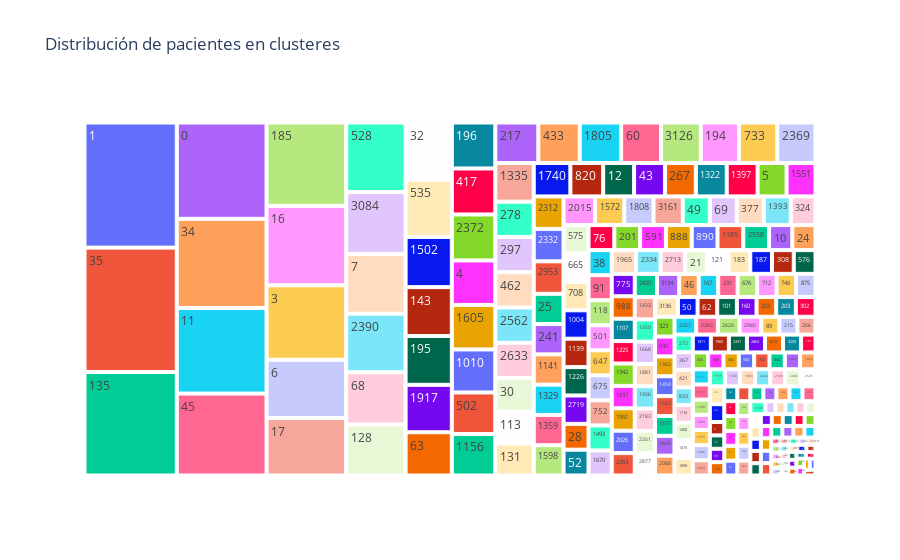

This figure's notebook cell:
### Markdown cell above
### 4.6.- Resumen de pertenencia de clusters por grupo de diabetes

### Code cell
# Miramos el histograma de cada categoria en detalle
data = clustering_df[clustering_df['diabetic_label'] == 0]['cluster_label'] 
plt.figure(figsize=(10, 10))
plt.hist(data, color="#5975A4", bins=len(clusters))
plt.title("Histograma de agrupacion de los valores en clusteres para No Diabeticos")
plt.xlabel("Clusters")
plt.ylabel("Frecuencia")
plt.show()


# Visualización de los valores de cluster_label 
ax= px.treemap(clustering_df[clustering_df['diabetic_label'] == 0],path=['cluster_label'],title="Distribución de pacientes en clusteres")
ax.show()

### Figure 1 — Plotly figure (JSON) as saved in the notebook; plotly's stock layout.template omitted (floating-point values rounded to 4 significant figures; data arrays with more than 128 entries replaced by an {"elided": "..."} marker saying what was removed)
{"data": [{"branchvalues": "total", "domain": {"x": [0, 1], "y": [0, 1]}, "hovertemplate": "labels=%{label}<br>count=%{value}<br>parent=%{parent}<br>id=%{id}<extra></extra>", "ids": {"elided": "272 str values"}, "labels": {"elided": "272 str values"}, "name": "", "parents": {"elided": "272 str values"}, "type": "treemap", "values": {"elided": "272 int values"}}], "layout": {"legend": {"tracegroupgap": 0}, "title": {"text": "Distribución de pacientes en clusteres"}}}
